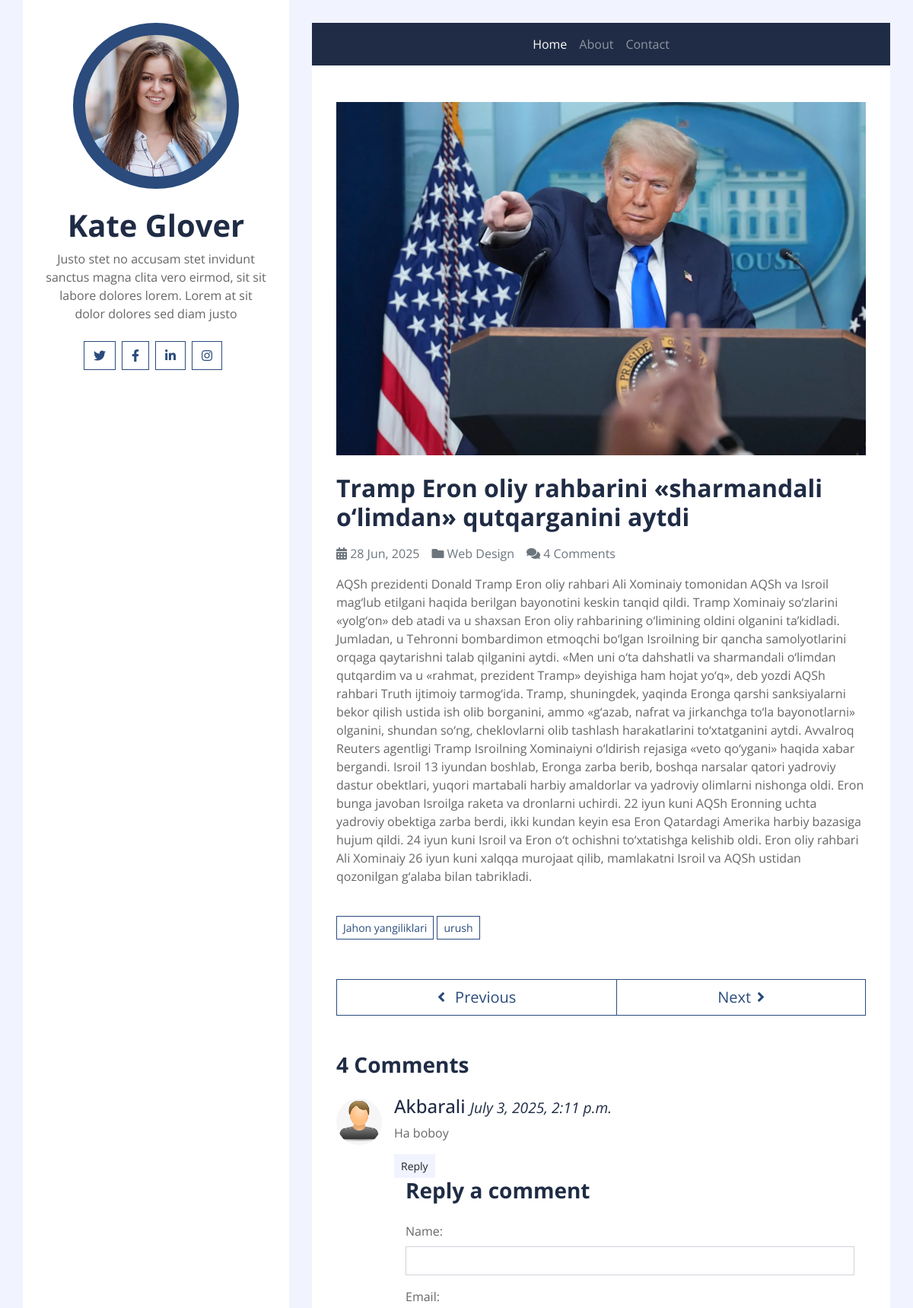
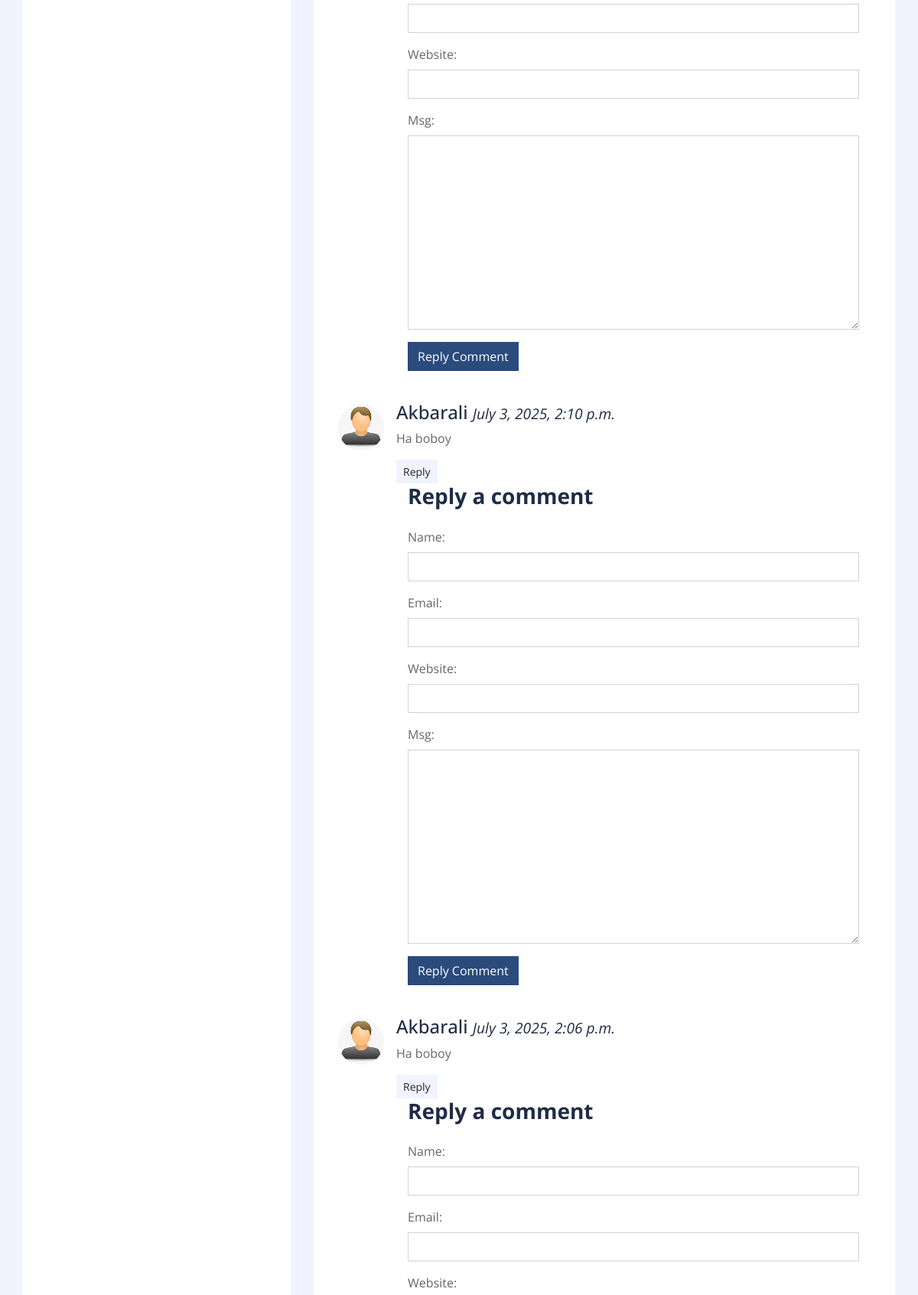
Screenshot of /detail/3/ (upper part) with the database file from the repository (2 pictures, top to bottom).
### postapp/models.py (models this page shows, shortened)
class Post(models.Model):
    title = models.CharField(max_length=200)
    body = models.TextField()
    image = models.FileField(upload_to='post-image')
    tag = models.ManyToManyField('Tag', related_name='tags', blank=True, null=True)
    created_on = models.DateTimeField(auto_now_add=True)
    class Meta:
        app_label = 'postapp'
        ordering = ['-created_on']

class Tag(models.Model):
    name = models.CharField(max_length=100)
    created_on = models.DateTimeField(auto_now_add=True)
    def __str__(self):
        return self.name

class Comment(models.Model):
    post = models.ForeignKey(Post, on_delete=models.CASCADE, related_name='comments')
    name = models.CharField(max_length=200)
    email = models.EmailField(max_length=200)
    website = models.CharField(max_length=100, blank=True, null=True)
    msg = models.TextField()
    parent = models.ForeignKey('Comment', on_delete=models.CASCADE, related_name='replies', blank=True, null=True)
    image = models.FileField(upload_to='comment-image', default='comment-image/user.png')
    created_on = models.DateTimeField(auto_now_add=True)
    @property
    def getReplies(self):
        return Comment.objects.filter(parent=self).reverse()
    @property
    def isParent(self):
        if self.parent is None:
            return True
        return False

### postapp/views.py (the view, shortened to what this page needs)
# urls.py: path('detail/<int:pk>/', getPost, name='post_detail'),
def getPost(request, pk):
    template_name = 'postapp/detail.html'
    post = get_object_or_404(Post, id=pk)
    comments = post.comments.filter(parent__isnull=True).order_by('-created_on')
    comment_form = CommentForm()
    tags = post.tag.all()
    print(tags)
    context={'post':post, "comment_form":comment_form, "comments":comments, 'tags':tags}
    return render(request, template_name=template_name, context=context)

### postapp/forms.py
class CommentForm(forms.ModelForm):
    class Meta:
        model = Comment
        fields = ['name', 'email', 'website', 'msg']
    def __init__(self, *args, **kwargs):
        super(CommentForm, self).__init__(*args, **kwargs)
        for name, field in self.fields.items():
            field.widget.attrs.update({'class':'form-control'})

### templates/postapp/detail.html (shortened to what this page needs)
{% extends "base.html" %}
{% load static %}
{% block content %}
<div class="container py-5 px-2 bg-white">
    <div class="row px-4">
        <div class="col-12">
            {% if post.image %}
            <img class="img-fluid mb-4" src="{{post.image.url}}" alt="Image">
            {% endif %}
            <h2 class="mb-3 font-weight-bold">{{post.title}}</h2>
            <div class="d-flex">
                <p class="mr-3 text-muted"><i class="fa fa-calendar-alt"></i> {{post.created_on | date:"d M, Y"}}</p>
                <p class="mr-3 text-muted"><i class="fa fa-folder"></i> Web Design</p>
                <p class="mr-3 text-muted"><i class="fa fa-comments"></i> {{ post.comments.count }} Comment{{ post.comments.count|pluralize}}</p>
            </div>
            <p>{{post.body}}</p>
        </div>
        <div class="col-12 py-4">
            {% for tag in tags %}
            <a href="{% url "post_filter" tag.name %}" class="btn btn-sm btn-outline-primary mb-1">{{tag.name}}</a>
            {% endfor %}
        </div>
        <div class="col-12 py-4">
            <div class="btn-group btn-group-lg w-100">
                <button type="button" class="btn btn-outline-primary"><i class="fa fa-angle-left mr-2"></i> Previous</button>
                <button type="button" class="btn btn-outline-primary">Next<i class="fa fa-angle-right ml-2"></i></button>
            </div>
        </div>
        <div class="col-12 py-4">
            <h3 class="mb-4 font-weight-bold">{{ post.comments.count }} Comment{{ post.comments.count|pluralize}}</h3>
            {% for comment in comments %}
            <div class="media mb-4">
                <img src="{{comment.image.url}}" alt="Image" class="mr-3 mt-1 rounded-circle" style="width:60px;">
                <div class="media-body">
                    {% if comment.isParent %}
                    <h4>{{comment.name}} <small><i>{{comment.created_on}}</i></small></h4>
                    <p>{{comment.msg}}</p>
                    <button class="btn btn-sm btn-light">Reply</button>
                    {% endif %}
                    <div class="col-12">
                        <h3 class="mb-4 font-weight-bold">Reply a comment</h3>
                        <form method='post'>
                            {{comment_form.as_p}}
                            <div class="form-group">
                                <input type="submit" value="Reply Comment" class="btn btn-primary">
                            </div>
                        </form>
                    </div>
                </div>
            </div>
            {% endfor %}
        </div>
    </div>
</div>
{% endblock content %}

### rows the page displays
Post: image (picture), title "Tramp Eron oliy rahbarini «sharmandali o‘limdan» qutqarganini aytdi", created_on "28 Jun, 2025", comments.count "4", body "AQSh prezidenti Donald Tramp Eron oliy rahbari Ali Xominaiy tomonidan AQSh va Isroil mag‘lub etilgani haqida berilgan bayonotini keskin tanqid qildi. Tramp Xominaiy so‘zlarini «yolg‘on» deb atadi va u shaxsan Eron oliy rahbarining o‘limining oldini olganini ta’kidladi. Jumladan, u Tehronni bombardimon etmoqchi bo‘lgan Isroilning bir qancha samolyotlarini orqaga qaytarishni talab qilganini aytdi. «Men uni o‘ta dahshatli va sharmandali o‘limdan qutqardim va u «rahmat, prezident Tramp» deyishiga ham hojat yo‘q», deb yozdi AQSh rahbari Truth ijtimoiy tarmog‘ida. Tramp, shuningdek, yaqinda Eronga qarshi sanksiyalarni bekor qilish ustida ish olib borganini, ammo «g‘azab, nafrat va jirkanchga…"
Tag: name "Jahon yangiliklari"
Tag: name "urush"
Comment: image (placeholder picture), name "Akbarali", created_on "July 3, 2025, 2:11 p.m.", msg "Ha boboy"
Comment: image (placeholder picture), name "Akbarali", created_on "July 3, 2025, 2:10 p.m.", msg "Ha boboy"
Comment: image (placeholder picture), name "Akbarali", created_on "July 3, 2025, 2:06 p.m.", msg "Ha boboy"
